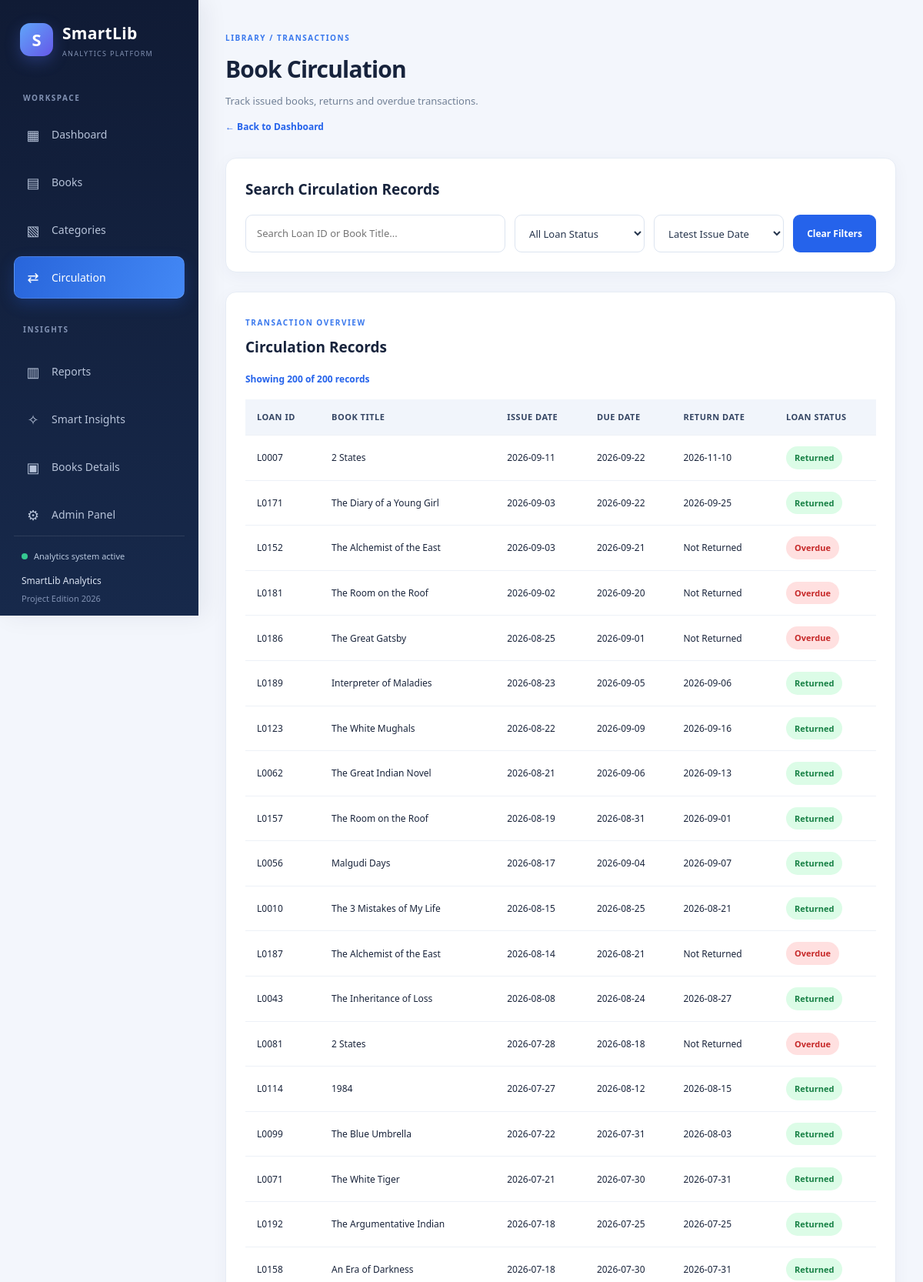
Screenshot of /circulation (upper part) with the database file from the repository.
### tables this page shows
CREATE TABLE loans (
            Loan_ID TEXT PRIMARY KEY,
            Book_ID TEXT NOT NULL,
            Issue_Date TEXT NOT NULL,
            Due_Date TEXT NOT NULL,
            Return_Date TEXT,
            Loan_Status TEXT NOT NULL
                CHECK (Loan_Status IN ('Returned', 'Active', 'Overdue')),
            FOREIGN KEY (Book_ID) REFERENCES books(Book_ID)
        );

CREATE TABLE books (
            Book_ID TEXT PRIMARY KEY,
            Book_Title TEXT NOT NULL,
            Author TEXT NOT NULL,
            Category TEXT NOT NULL,
            Book_Origin TEXT NOT NULL
        );

### app.py (the view)
@app.route("/circulation")
def circulation():
    data = get_library_data()
    columns = [
        "Loan_ID",
        "Book_Title",
        "Issue_Date",
        "Due_Date",
        "Return_Date",
        "Loan_Status"
    ]
    circulation_data = data[columns].copy()
    if not circulation_data.empty:
        for column in ["Issue_Date", "Due_Date"]:
            circulation_data[column] = (
                circulation_data[column].dt.strftime("%Y-%m-%d")
            )
        circulation_data["Return_Date"] = (
            circulation_data["Return_Date"].apply(
                lambda value:
                value.strftime("%Y-%m-%d")
                if pd.notna(value)
                else "Not Returned"
            )
        )
        circulation_data = circulation_data.sort_values(
            by="Issue_Date",
            ascending=False
        )
    return render_template(
        "circulation.html",
        circulation=circulation_data.to_dict(
            orient="records"
        )
    )

### app.py (called while the page is built)
def get_db_connection():
    conn = sqlite3.connect(DB_PATH)
    conn.row_factory = sqlite3.Row
    conn.execute("PRAGMA foreign_keys = ON")
    return conn

### templates/circulation.html (shortened to what this page needs)
<!DOCTYPE html>
<html lang="en">
<head>
    <link rel="stylesheet"
          href="{{ url_for('static', filename='css/style.css') }}">
</head>
<body>
<div class="dashboard circulation-layout">
    <aside class="sidebar">
        <div class="brand">
            <div class="brand-icon">S</div>
            <div>
                <h2>SmartLib</h2>
                <span>ANALYTICS PLATFORM</span>
            </div>
        </div>
        <div class="nav-label">WORKSPACE</div>
        <nav class="sidebar-nav">
            <a href="{{ url_for('index') }}">
                <span class="nav-icon">▦</span>
                Dashboard
            </a>
            <a href="{{ url_for('books') }}">
                <span class="nav-icon">▤</span>
                Books
            </a>
            <a href="{{ url_for('categories') }}">
                <span class="nav-icon">▧</span>
                Categories
            </a>
            <a href="{{ url_for('circulation') }}" class="active">
                <span class="nav-icon">⇄</span>
                Circulation
            </a>
            <div class="nav-label nav-section-label">INSIGHTS</div>
            <a href="{{ url_for('reports') }}">
                <span class="nav-icon">▥</span>
                Reports
            </a>
            <a href="{{ url_for('insights') }}">
                <span class="nav-icon">✧</span>
                Smart Insights
            </a>
            <a href="{{ url_for('inventory') }}">
                <span class="nav-icon">▣</span>
                Books Details
            </a>
            <a href="{{ url_for('login') }}">
                <span class="nav-icon">⚙</span>
                Admin Panel
            </a>
        </nav>
        <div class="sidebar-bottom">
            <div class="sidebar-status">
                <span class="status-dot"></span>
                Analytics system active
            </div>
            <p>SmartLib Analytics</p>
            <small>Project Edition 2026</small>
        </div>
    </aside>
    <main class="circulation-main">
        <header class="circulation-heading">
            <span class="eyebrow">LIBRARY / TRANSACTIONS</span>
            <h1>Book Circulation</h1>
            <p>Track issued books, returns and overdue transactions.</p>
            <a href="{{ url_for('index') }}">← Back to Dashboard</a>
        </header>
        <section class="filter-section">
            <h2>Search Circulation Records</h2>
            <div class="filter-grid">
                <input
                    type="text"
                    id="searchInput"
                    placeholder="Search Loan ID or Book Title..."
                >
                <select id="statusFilter">
                    <option value="">All Loan Status</option>
                </select>
                <select id="sortFilter">
                    <option value="newest">Latest Issue Date</option>
                </select>
                <button class="clear-btn" onclick="clearFilters()">
                    Clear Filters
                </button>
            </div>
        </section>
        <section class="table-card">
            <span class="eyebrow">TRANSACTION OVERVIEW</span>
            <h2>Circulation Records</h2>
            <p id="resultCount"></p>
            <div class="table-scroll">
                <table class="books-table" id="circulationTable">
                    <thead>
                        <tr>
                            <th>Loan ID</th>
                            <th>Book Title</th>
                            <th>Issue Date</th>
                            <th>Due Date</th>
                            <th>Return Date</th>
                            <th>Loan Status</th>
                        </tr>
                    </thead>
                    <tbody>
                        {% for item in circulation %}
                        <tr>
                            <td>{{ item.Loan_ID }}</td>
                            <td>{{ item.Book_Title }}</td>
                            <td>{{ item.Issue_Date }}</td>
                            <td>{{ item.Due_Date }}</td>
                            <td>{{ item.Return_Date if item.Return_Date else '-' }}</td>
                            <td>
                                <span class="status {{ item.Loan_Status }}">
                                    {{ item.Loan_Status }}
                                </span>
                            </td>
                        </tr>
                        {% else %}
                        <tr>
                            <td colspan="6">No circulation records found.</td>
                        </tr>
                        {% endfor %}
                    </tbody>
                </table>
            </div>
        </section>
    </main>
</div>
</body>
</html>

### templates/circulation.html (style rules this page uses)
* { box-sizing: border-box; }
body { margin: 0; background: #f3f6fc; }
.circulation-layout { display: flex; min-height: 100vh; }
.circulation-layout .sidebar { position: fixed; top: 0; left: 0; width: 258px; min-width: 258px; height: 100vh; overflow-y: auto; z-index: 1000; }
.circulation-main { margin-left: 258px; width: calc(100% - 258px); min-height: 100vh; padding: 35px; }
.circulation-heading { margin-bottom: 28px; }
.circulation-heading h1 { font-size: 30px; letter-spacing: -0.8px; margin-top: 5px; color: #17233c; }
.circulation-heading p { color: #718096; font-size: 13px; margin: 7px 0 10px; }
.circulation-heading a { color: #2563eb; font-size: 12px; font-weight: 600; }
.filter-section { background: white; padding: 25px; border: 1px solid #e6ecf5; border-radius: 14px; margin-bottom: 25px; box-shadow: 0 5px 22px rgba(25, 45, 85, 0.045); }
.filter-section h2 { font-size: 19px; color: #17233c; }
.filter-grid { display: grid; grid-template-columns: 2fr 1fr 1fr auto; gap: 12px; margin-top: 18px; }
.filter-grid input, .filter-grid select { min-width: 0; width: 100%; padding: 13px 14px; border: 1px solid #dce4f0; border-radius: 9px; background: white; color: #26354d; font-family: inherit; font-size: 13px; outline: none; transition: 0.2s ease; }
.clear-btn { padding: 12px 18px; background: #2563eb; color: white; border: none; border-radius: 9px; cursor: pointer; font-family: inherit; font-size: 12px; font-weight: 700; transition: 0.2s ease; }
.table-card { background: white; padding: 25px; border: 1px solid #e6ecf5; border-radius: 14px; box-shadow: 0 5px 22px rgba(25, 45, 85, 0.045); overflow: hidden; }
.table-card h2 { font-size: 19px; margin: 5px 0 17px; color: #17233c; }
.table-scroll { width: 100%; overflow-x: auto; }
.books-table { width: 100%; min-width: 800px; border-collapse: collapse; }
.books-table th, .books-table td { padding: 14px 15px; text-align: left; border-bottom: 1px solid #edf1f7; font-size: 12px; }
.books-table th { background: #f0f5ff; color: #294a83; font-size: 11px; font-weight: 800; letter-spacing: 0.5px; text-transform: uppercase; }
.books-table tbody tr { transition: background 0.2s ease; }
.status { display: inline-block; padding: 6px 11px; border-radius: 20px; font-size: 11px; font-weight: 700; }
.Returned { background: #dcfce7; color: #168044; }
.Overdue { background: #ffe0e0; color: #c62828; }
#resultCount { color: #2563eb; font-size: 12px; font-weight: 700; margin-bottom: 17px; }

### rows the page displays
loans: Loan_ID "L0007", Book_Title "2 States", Issue_Date "2026-09-11", Due_Date "2026-09-22", Return_Date "2026-11-10", Loan_Status "Returned"
loans: Loan_ID "L0171", Book_Title "The Diary of a Young Girl", Issue_Date "2026-09-03", Due_Date "2026-09-22", Return_Date "2026-09-25", Loan_Status "Returned"
loans: Loan_ID "L0152", Book_Title "The Alchemist of the East", Issue_Date "2026-09-03", Due_Date "2026-09-21", Return_Date "Not Returned", Loan_Status "Overdue"
loans: Loan_ID "L0181", Book_Title "The Room on the Roof", Issue_Date "2026-09-02", Due_Date "2026-09-20", Return_Date "Not Returned", Loan_Status "Overdue"
loans: Loan_ID "L0186", Book_Title "The Great Gatsby", Issue_Date "2026-08-25", Due_Date "2026-09-01", Return_Date "Not Returned", Loan_Status "Overdue"
loans: Loan_ID "L0189", Book_Title "Interpreter of Maladies", Issue_Date "2026-08-23", Due_Date "2026-09-05", Return_Date "2026-09-06", Loan_Status "Returned"
loans: Loan_ID "L0123", Book_Title "The White Mughals", Issue_Date "2026-08-22", Due_Date "2026-09-09", Return_Date "2026-09-16", Loan_Status "Returned"
loans: Loan_ID "L0062", Book_Title "The Great Indian Novel", Issue_Date "2026-08-21", Due_Date "2026-09-06", Return_Date "2026-09-13", Loan_Status "Returned"
loans: Loan_ID "L0157", Book_Title "The Room on the Roof", Issue_Date "2026-08-19", Due_Date "2026-08-31", Return_Date "2026-09-01", Loan_Status "Returned"
loans: Loan_ID "L0056", Book_Title "Malgudi Days", Issue_Date "2026-08-17", Due_Date "2026-09-04", Return_Date "2026-09-07", Loan_Status "Returned"
loans: Loan_ID "L0010", Book_Title "The 3 Mistakes of My Life", Issue_Date "2026-08-15", Due_Date "2026-08-25", Return_Date "2026-08-21", Loan_Status "Returned"
loans: Loan_ID "L0187", Book_Title "The Alchemist of the East", Issue_Date "2026-08-14", Due_Date "2026-08-21", Return_Date "Not Returned", Loan_Status "Overdue"
loans: Loan_ID "L0043", Book_Title "The Inheritance of Loss", Issue_Date "2026-08-08", Due_Date "2026-08-24", Return_Date "2026-08-27", Loan_Status "Returned"
loans: Loan_ID "L0081", Book_Title "2 States", Issue_Date "2026-07-28", Due_Date "2026-08-18", Return_Date "Not Returned", Loan_Status "Overdue"
loans: Loan_ID "L0114", Book_Title "1984", Issue_Date "2026-07-27", Due_Date "2026-08-12", Return_Date "2026-08-15", Loan_Status "Returned"
loans: Loan_ID "L0099", Book_Title "The Blue Umbrella", Issue_Date "2026-07-22", Due_Date "2026-07-31", Return_Date "2026-08-03", Loan_Status "Returned"
loans: Loan_ID "L0071", Book_Title "The White Tiger", Issue_Date "2026-07-21", Due_Date "2026-07-30", Return_Date "2026-07-31", Loan_Status "Returned"
loans: Loan_ID "L0192", Book_Title "The Argumentative Indian", Issue_Date "2026-07-18", Due_Date "2026-07-25", Return_Date "2026-07-25", Loan_Status "Returned"
loans: Loan_ID "L0158", Book_Title "An Era of Darkness", Issue_Date "2026-07-18", Due_Date "2026-07-30", Return_Date "2026-07-31", Loan_Status "Returned"
